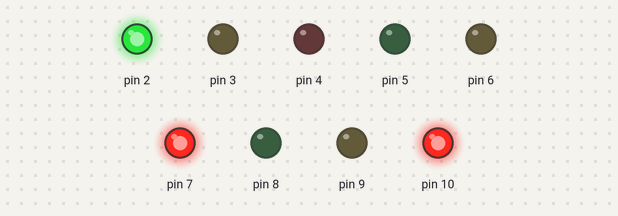
Bench run of a sketch on a simulated Arduino Uno, built with avr-gcc and run on an emulated ATmega328P. On the bench: output pins drawn as LEDs (lit = HIGH).

Above: at 1.5 s.
At 3.5 s:
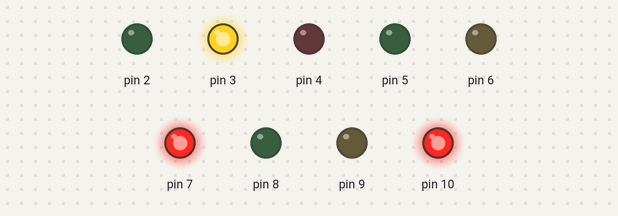
At 5.5 s:
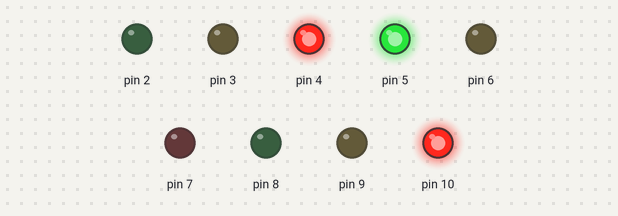
At 7.5 s:
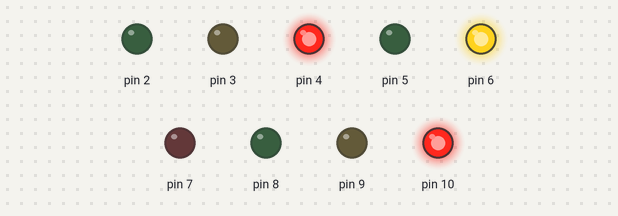
At 9.5 s:
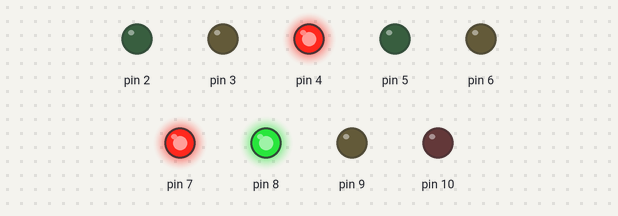
At 11.5 s:
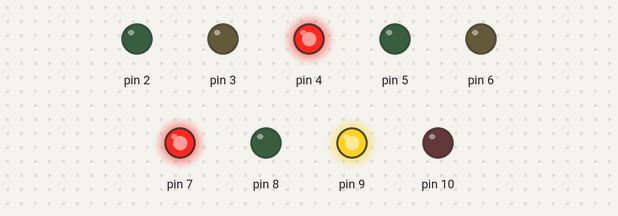
Timing chart, 0 to 15.6 s (numbered marks = the images above):
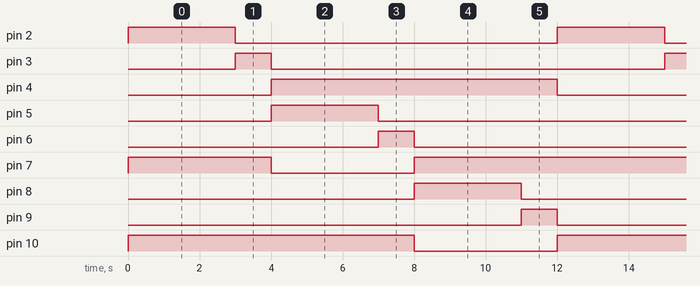

Measured:
- by itself, pin 2, pin 5, pin 8: alternates HIGH for 3.0 s and LOW for 9.0 s
- by itself, pin 3, pin 6, pin 9: alternates HIGH for 1.0 s and LOW for 11.0 s
- by itself, pin 4, pin 10: alternates HIGH for 8.0 s and LOW for 4.0 s
- by itself, pin 7: repeats every 12.0 s: LOW 4.0 s, HIGH 8.0 s

The sketch:

sketch.ino
```cpp
void setup() {
  // put your setup code here, to run once:
  pinMode(2, OUTPUT);
  pinMode(3, OUTPUT);
  pinMode(4, OUTPUT);
  pinMode(5, OUTPUT);
  pinMode(6, OUTPUT);
  pinMode(7, OUTPUT);
  pinMode(8, OUTPUT);
  pinMode(9, OUTPUT);
  pinMode(10, OUTPUT);
}

void loop() {
  // put your main code here, to run repeatedly:
  lampu(2, 3, 7, 10);
  lampu(5, 6, 4, 10);
  lampu(8, 9, 4, 7);
}

void lampu(int hijau, int kuning, int merah1, int merah2){
  digitalWrite(hijau, HIGH);
  digitalWrite(merah1, HIGH);
  digitalWrite(merah2, HIGH);
  delay(3000);

  digitalWrite(hijau, LOW);
  digitalWrite(kuning, HIGH);
  delay(1000);

  digitalWrite(kuning, LOW);
  digitalWrite(merah1, LOW);
  digitalWrite(merah2, LOW);
}
```
